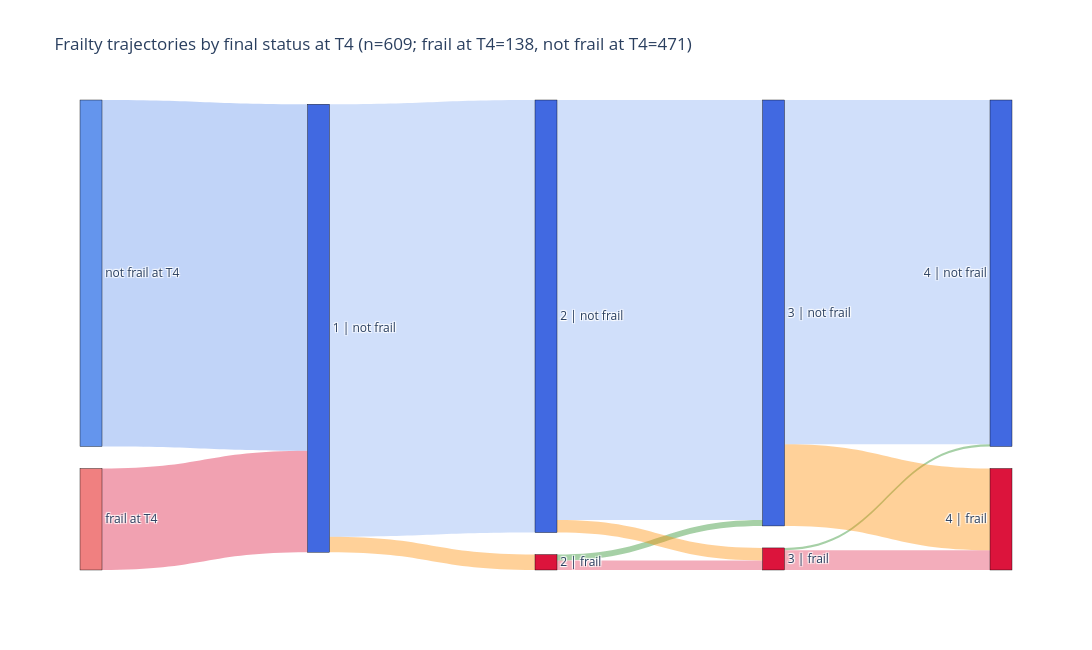

The notebook cell this image was saved under:
### Code cell
# =========================
# SANKEY: gruppi definiti dallo stato a T4
# group 1 = frail at T4
# group 2 = not frail at T4
# =========================

import pandas as pd
import numpy as np
import plotly.graph_objects as go

df_sank = df_eda.copy()

required_cols = ["Code", "Time", "FI"]
missing = [c for c in required_cols if c not in df_sank.columns]
if missing:
    raise ValueError(f"Mancano queste colonne: {missing}")

# tieni solo colonne utili
df_sank = df_sank[["Code", "Time", "FI"]].dropna().copy()

# se ci sono duplicati paziente-time, media FI
df_sank = (
    df_sank
    .groupby(["Code", "Time"], as_index=False)["FI"]
    .mean()
)

# stato a ogni timepoint
df_sank["status"] = np.where(df_sank["FI"] > 0.25, "frail", "not frail")

# ordinamento timepoint
time_num = pd.to_numeric(df_sank["Time"], errors="coerce")
if time_num.notna().all():
    time_order = sorted(df_sank["Time"].unique())
else:
    time_order = sorted(df_sank["Time"].astype(str).unique(), key=lambda x: str(x))

if len(time_order) < 2:
    raise ValueError("Servono almeno 2 timepoint per fare il Sankey.")

# definisco T4 come ultimo timepoint disponibile
t4 = time_order[-1]

# tengo solo pazienti che hanno T4
df_t4 = df_sank[df_sank["Time"] == t4][["Code", "status"]].copy()
df_t4["group"] = np.where(df_t4["status"] == "frail", "frail at T4", "not frail at T4")
group_map = dict(zip(df_t4["Code"], df_t4["group"]))

# assegna gruppo a tutto il dataset
df_sank["group"] = df_sank["Code"].map(group_map)

# tieni solo pazienti con T4 osservato
df_sank = df_sank.dropna(subset=["group"]).copy()

# per etichette
df_sank["Time_str"] = df_sank["Time"].astype(str)

# -------------------------
# NODI
# -------------------------
groups = ["not frail at T4", "frail at T4"]
statuses = ["not frail", "frail"]

node_labels = groups.copy()
for t in time_order:
    for s in statuses:
        node_labels.append(f"{t} | {s}")

node_to_idx = {lab: i for i, lab in enumerate(node_labels)}

sources = []
targets = []
values = []
link_colors = []

# -------------------------
# LINK 1: gruppo -> primo timepoint
# -------------------------
first_t = time_order[0]
df_first = df_sank[df_sank["Time"] == first_t].copy()

cnt_first = (
    df_first.groupby(["group", "status"])
    .size()
    .reset_index(name="value")
)

for _, r in cnt_first.iterrows():
    src = r["group"]
    tgt = f"{first_t} | {r['status']}"

    sources.append(node_to_idx[src])
    targets.append(node_to_idx[tgt])
    values.append(int(r["value"]))

    if r["group"] == "not frail at T4":
        link_colors.append("rgba(100,149,237,0.40)")   # blu
    else:
        link_colors.append("rgba(220,20,60,0.40)")     # rosso

# -------------------------
# LINK 2: transizioni tra timepoint consecutivi
# -------------------------
for t1, t2 in zip(time_order[:-1], time_order[1:]):
    a = (
        df_sank[df_sank["Time"] == t1][["Code", "status"]]
        .rename(columns={"status": "status_from"})
    )
    b = (
        df_sank[df_sank["Time"] == t2][["Code", "status"]]
        .rename(columns={"status": "status_to"})
    )

    ab = a.merge(b, on="Code", how="inner")

    cnt = (
        ab.groupby(["status_from", "status_to"])
        .size()
        .reset_index(name="value")
    )

    for _, r in cnt.iterrows():
        src = f"{t1} | {r['status_from']}"
        tgt = f"{t2} | {r['status_to']}"

        sources.append(node_to_idx[src])
        targets.append(node_to_idx[tgt])
        values.append(int(r["value"]))

        if r["status_from"] == "not frail" and r["status_to"] == "not frail":
            link_colors.append("rgba(100,149,237,0.30)")   # blu
        elif r["status_from"] == "frail" and r["status_to"] == "frail":
            link_colors.append("rgba(220,20,60,0.35)")     # rosso
        elif r["status_from"] == "not frail" and r["status_to"] == "frail":
            link_colors.append("rgba(255,140,0,0.40)")     # arancione
        else:
            link_colors.append("rgba(34,139,34,0.40)")     # verde

# -------------------------
# COLORI NODI
# -------------------------
node_colors = []
for lab in node_labels:
    if lab == "not frail at T4":
        node_colors.append("cornflowerblue")
    elif lab == "frail at T4":
        node_colors.append("lightcoral")
    elif lab.endswith("not frail"):
        node_colors.append("royalblue")
    else:
        node_colors.append("crimson")

# -------------------------
# FIGURA
# -------------------------
fig = go.Figure(data=[go.Sankey(
    arrangement="snap",
    node=dict(
        pad=22,
        thickness=22,
        line=dict(color="black", width=0.4),
        label=node_labels,
        color=node_colors
    ),
    link=dict(
        source=sources,
        target=targets,
        value=values,
        color=link_colors
    )
)])

n_patients = df_sank["Code"].nunique()
n_frail_t4 = (df_t4["group"] == "frail at T4").sum()
n_not_frail_t4 = (df_t4["group"] == "not frail at T4").sum()

fig.update_layout(
    title=(
        f"Frailty trajectories by final status at T4 "
        f"(n={n_patients}; frail at T4={n_frail_t4}, not frail at T4={n_not_frail_t4})"
    ),
    font_size=12,
    width=1200,
    height=650
)

fig.show()

# -------------------------
# TABELLE RIASSUNTIVE
# -------------------------
print(f"T4 identificato come ultimo timepoint disponibile: {t4}")

print("\nPazienti per gruppo:")
display(
    pd.Series({
        "not frail at T4": n_not_frail_t4,
        "frail at T4": n_frail_t4
    }).to_frame("n_patients")
)

print(f"\nDistribuzione al primo timepoint ({first_t}):")
display(cnt_first.sort_values(["group", "status"]).reset_index(drop=True))

### Figure 1 — Plotly figure (JSON) as saved in the notebook; plotly's stock layout.template omitted (floating-point values rounded to 4 significant figures)
{"data": [{"arrangement": "snap", "link": {"color": ["rgba(220,20,60,0.40)", "rgba(100,149,237,0.40)", "rgba(255,140,0,0.40)", "rgba(100,149,237,0.30)", "rgba(220,20,60,0.35)", "rgba(34,139,34,0.40)", "rgba(255,140,0,0.40)", "rgba(100,149,237,0.30)", "rgba(220,20,60,0.35)", "rgba(34,139,34,0.40)", "rgba(255,140,0,0.40)", "rgba(100,149,237,0.30)"], "source": [1, 0, 2, 2, 5, 5, 4, 4, 7, 7, 6, 6], "target": [2, 2, 5, 4, 7, 6, 7, 6, 9, 8, 9, 8], "value": [138, 471, 21, 588, 13, 8, 17, 571, 27, 3, 111, 468]}, "node": {"color": ["cornflowerblue", "lightcoral", "royalblue", "crimson", "royalblue", "crimson", "royalblue", "crimson", "royalblue", "crimson"], "label": ["not frail at T4", "frail at T4", "1 | not frail", "1 | frail", "2 | not frail", "2 | frail", "3 | not frail", "3 | frail", "4 | not frail", "4 | frail"], "line": {"color": "black", "width": 0.4}, "pad": 22, "thickness": 22}, "type": "sankey"}], "layout": {"font": {"size": 12}, "height": 650, "title": {"text": "Frailty trajectories by final status at T4 (n=609; frail at T4=138, not frail at T4=471)"}, "width": 1200}}
